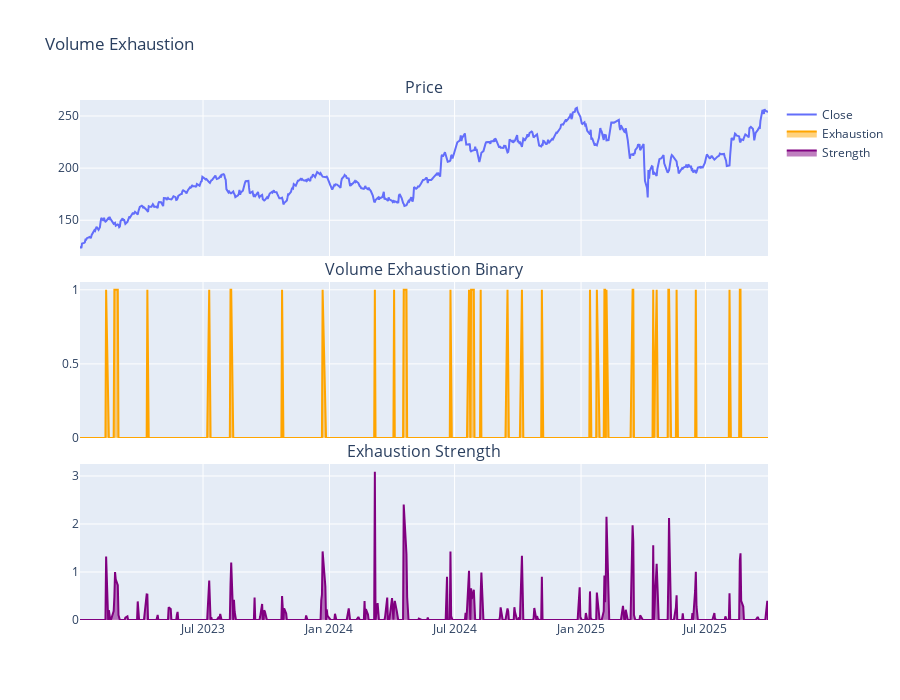

Source (notebook cell):
### Markdown cell above
## 2. Volume Exhaustion

Price declining + volume declining = selling exhaustion. Sellers giving up despite price still falling. Normal selling has price down + volume up.

### Code cell
df = detect_volume_exhaustion(df)

fig = make_subplots(
    rows=3,
    cols=1,
    shared_xaxes=True,
    vertical_spacing=0.05,
    subplot_titles=("Price", "Volume Exhaustion Binary", "Exhaustion Strength"),
)

fig.add_trace(go.Scatter(x=df["date"], y=df["close"], name="Close"), row=1, col=1)
fig.add_trace(
    go.Scatter(x=df["date"], y=df["volume_exhaustion"], name="Exhaustion", fill="tozeroy", line={"color": "orange"}),
    row=2,
    col=1,
)
fig.add_trace(
    go.Scatter(x=df["date"], y=df["exhaustion_strength"], name="Strength", fill="tozeroy", line={"color": "purple"}),
    row=3,
    col=1,
)

fig.update_layout(height=700, title_text="Volume Exhaustion")
fig.show()

### Figure 1 — Plotly figure (JSON) as saved in the notebook; plotly's stock layout.template omitted (floating-point values rounded to 4 significant figures; data arrays with more than 128 entries replaced by an {"elided": "..."} marker saying what was removed)
{"data": [{"name": "Close", "type": "scatter", "x": {"elided": "688 str values"}, "xaxis": "x", "y": {"elided": "688 float values"}, "yaxis": "y"}, {"fill": "tozeroy", "line": {"color": "orange"}, "name": "Exhaustion", "type": "scatter", "x": {"elided": "688 str values"}, "xaxis": "x2", "y": {"elided": "688 int values"}, "yaxis": "y2"}, {"fill": "tozeroy", "line": {"color": "purple"}, "name": "Strength", "type": "scatter", "x": {"elided": "688 str values"}, "xaxis": "x3", "y": {"elided": "688 float values"}, "yaxis": "y3"}], "layout": {"annotations": [{"font": {"size": 16}, "showarrow": false, "text": "Price", "x": 0.5, "xanchor": "center", "xref": "paper", "y": 1, "yanchor": "bottom", "yref": "paper"}, {"font": {"size": 16}, "showarrow": false, "text": "Volume Exhaustion Binary", "x": 0.5, "xanchor": "center", "xref": "paper", "y": 0.65, "yanchor": "bottom", "yref": "paper"}, {"font": {"size": 16}, "showarrow": false, "text": "Exhaustion Strength", "x": 0.5, "xanchor": "center", "xref": "paper", "y": 0.3, "yanchor": "bottom", "yref": "paper"}], "height": 700, "title": {"text": "Volume Exhaustion"}, "xaxis": {"anchor": "y", "domain": [0, 1], "matches": "x3", "showticklabels": false}, "xaxis2": {"anchor": "y2", "domain": [0, 1], "matches": "x3", "showticklabels": false}, "xaxis3": {"anchor": "y3", "domain": [0, 1]}, "yaxis": {"anchor": "x", "domain": [0.7, 1]}, "yaxis2": {"anchor": "x2", "domain": [0.35, 0.65]}, "yaxis3": {"anchor": "x3", "domain": [0, 0.3]}}}
